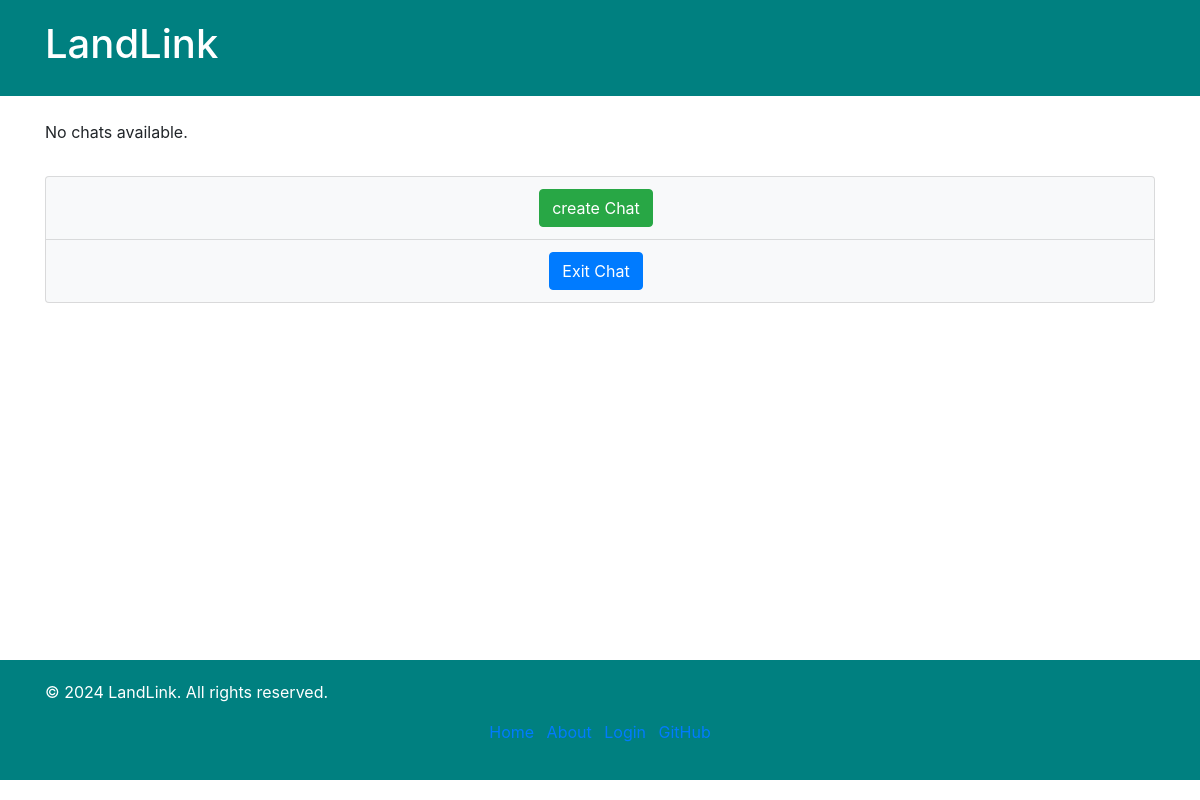
/messaging/view/chats (signed in), run on an earlier commit of the app's database.
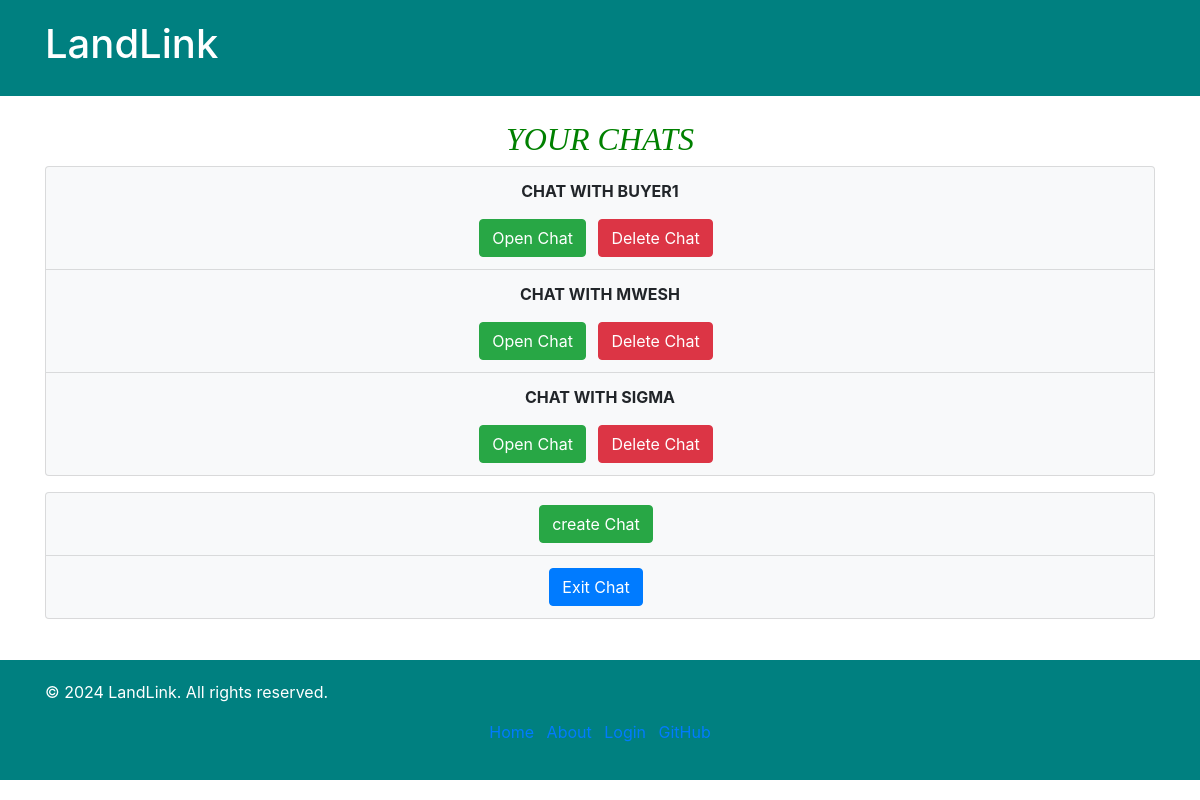
And on a later commit of the database.
### messaging/models.py (models this page shows, shortened)
class Chat(models.Model):
    sender = models.ForeignKey(settings.AUTH_USER_MODEL, on_delete=models.CASCADE, related_name='sender_chats')
    receiver = models.ForeignKey(settings.AUTH_USER_MODEL, on_delete=models.CASCADE, related_name='receiver_chats')
    created_at = models.DateTimeField(auto_now_add=True)

### account/models.py (models this page shows, shortened)
class CustomUser(AbstractUser):
    BUYER = 'buyer'
    SELLER = 'seller'
    LAWYER = 'lawyer'
    USER_TYPES = [
        (BUYER, 'Buyer'),
        (SELLER, 'Seller'),
        (LAWYER, 'Land Lawyer'),
    ]
    user_type = models.CharField(max_length=10, choices=USER_TYPES, default=BUYER)

### messaging/views.py (the view)
# urls.py: path('view/chats', views.view_chats, name='view_chats'),
@login_required
def view_chats(request):
    user_chats = Chat.objects.filter(Q(sender=request.user) | Q(receiver=request.user))
    return render(request, 'messaging/view_chats.html', {'user_chats': user_chats})

### messaging/templates/messaging/view_chats.html (shortened to what this page needs)
{% extends 'account/base.html' %}
{% block content %}
<div class="container">
    <div class="row">
        <div class="col-md-12">
            {% if user_chats %}
            <h2 class="text-center" style="color: green; font-family: 'Font Awesome 5 Free';">
                <i class="fas fa-comments">YOUR CHATS</i>
            </h2>
            <ul class="list-group">
                {% for chat in user_chats %}
                <li class="list-group-item bg-light">
                    <p class="text-center">
                        <span class="font-weight-bold text-center text-uppercase"> Chat with
                            {% if request.user.username == chat.sender.username %}
                                 {{ chat.receiver.username }}
                            {% else %}
                            {{ chat.sender.username }}
                            {% endif %}</span>
                    </p>
                    <div class="row mt-3">
                        <div class="col-md-12 text-center">
                            <form action="{% url 'messaging:open_chat' chat.id %}" method="post" style="display: inline;">
                                <div class="d-md-inline-block w-80">
                                    <button type="submit" class="btn btn-success mb-2 mb-md-0 mr-md-2">Open Chat</button>
                                </div>
                            </form>
                            <form action="{% url 'messaging:delete_view_chat' chat.id %}" method="post" style="display: inline;">
                                <div class="d-md-inline-block w-80">
                                    <button type="submit" class="btn btn-danger mb-2 mb-md-0 mr-md-2">Delete Chat</button>
                                </div>
                            </form>
                        </div>
                    </div>
                </li>
                {% endfor %}
            </ul>
            {% else %}
            <p>No chats available.</p>
            {% endif %}
        </div>
    </div>
    <div class="text-center mt-3">
        <ul class="list-group">
            <li class="list-group-item bg-light"><a href="{% url 'messaging:load_chat' %}" class="btn btn-success mb-2 mb-md-0 mr-md-2">create Chat</a>  </li>
            <li class="list-group-item bg-light">{% if request.user.user_type == 'buyer' %}
                <a href="{% url 'buyer_dashboard' %}" class="btn btn-primary mb-2 mb-md-0 mr-md-2">Exit Chat</a>
            {% elif request.user.user_type == 'seller' %}
                <a href="{% url 'seller_dashboard' %}" class="btn btn-primary mb-2 mb-md-0 mr-md-2">Exit Chat</a>
            {% elif request.user.user_type == 'lawyer' %}
                <a href="{% url 'lawyer_dashboard' %}" class="btn btn-primary mb-2 mb-md-0 mr-md-2">Exit Chat</a> <li class="list-group-item bg-light">
            {% endif %}
            </ul>
    </div>
</div>
{% endblock %}

What changed in the data, as far as the page shows it:
added Chat: sender.username "BUYER1"
added Chat: sender.username "MWESH"
added Chat: sender.username "SIGMA"
Also different on the page:
text no longer shown: "No chats available."
text now shown: "YOUR CHATS"
